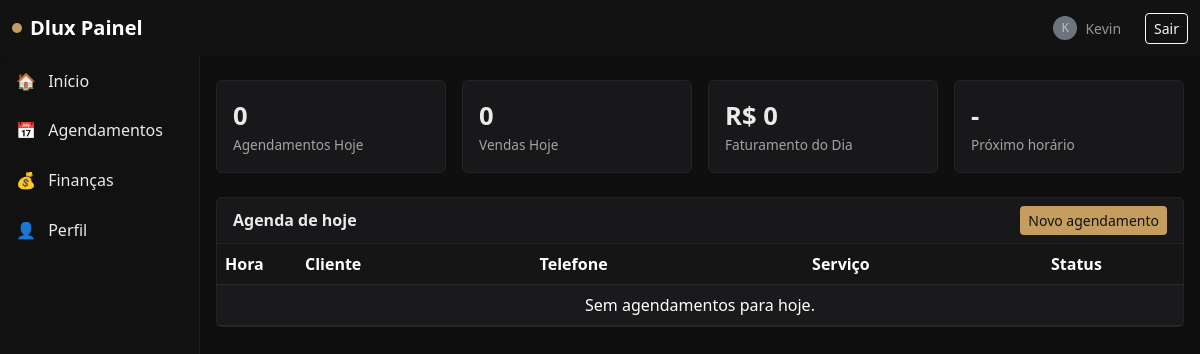
/painel/barbeiro/ (signed in), run on an earlier commit of the app's database.
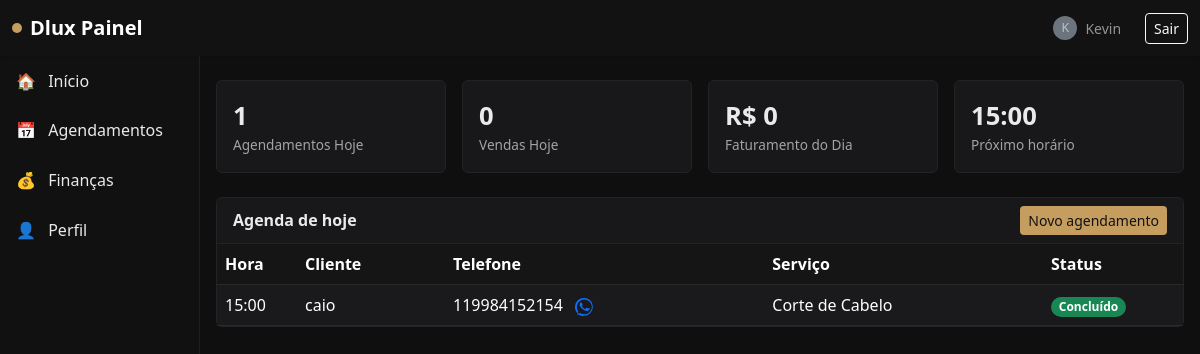
And on a later commit of the database.
### appointments/models.py (models this page shows, shortened)
class Appointment(models.Model):
    STATUS_SCHEDULED = 'scheduled'
    STATUS_DONE = 'done'
    STATUS_CANCELLED = 'cancelled'
    STATUS_CHOICES = [
        (STATUS_SCHEDULED, 'Agendado'),
        (STATUS_DONE, 'Finalizado'),
        (STATUS_CANCELLED, 'Cancelado'),
    ]
    barber = models.ForeignKey(User, on_delete=models.CASCADE, limit_choices_to={'role': User.BARBER}, related_name='appointments')
    client_name = models.CharField(max_length=120)
    client_phone = models.CharField(max_length=32)
    service = models.ForeignKey(Service, on_delete=models.PROTECT)
    start_datetime = models.DateTimeField()
    end_datetime = models.DateTimeField()
    status = models.CharField(max_length=12, choices=STATUS_CHOICES, default=STATUS_SCHEDULED)
    notes = models.TextField(blank=True)
    created_at = models.DateTimeField(auto_now_add=True)
    class Meta:
        indexes = [
            models.Index(fields=['barber', 'start_datetime']),
            models.Index(fields=['status']),
        ]

### services/models.py (models this page shows, shortened)
class Service(models.Model):
    title = models.CharField(max_length=120)
    price = models.DecimalField(max_digits=8, decimal_places=2)
    duration_minutes = models.PositiveIntegerField(default=30)
    active = models.BooleanField(default=True)

### users/views.py (the view)
# urls.py: path('painel/barbeiro/', dashboard_barber, name='dashboard_barber'),
@login_required
def dashboard_barber(request: HttpRequest):
    user: User = request.user  # type: ignore
    now = timezone.localtime()
    Appointment.objects.filter(status='scheduled', end_datetime__lte=now).update(status='done')
    today_start = now.replace(hour=0, minute=0, second=0, microsecond=0)
    today_end = today_start + timezone.timedelta(days=1)
    appts_today = Appointment.objects.filter(
        barber=user,
        start_datetime__gte=today_start,
        start_datetime__lt=today_end,
    ).order_by('start_datetime')
    sales_today = Sale.objects.filter(
        barber=user,
        created_at__gte=today_start,
        created_at__lt=today_end,
        status='paid'
    )
    kpis = {
        'appointments_count': appts_today.count(),
        'sales_count': sales_today.count(),
        'sales_total': sales_today.aggregate(total=Sum('amount'))['total'] or 0,
        'next_appointment': appts_today.first(),
    }
    return render(request, 'dashboard_barber.html', {
        'kpis': kpis,
        'appointments_today': appts_today,
    })

### templates/dashboard_barber.html (shortened to what this page needs)
{% extends 'base.html' %}
{% block content %}
<div class="row g-3 mb-4">
  <div class="col-sm-6 col-lg-3">
    <div class="card card-panel">
      <div class="card-body">
        <div class="kpi">{{ kpis.appointments_count }}</div>
        <div class="kpi-label">Agendamentos Hoje</div>
      </div>
    </div>
  </div>
  <div class="col-sm-6 col-lg-3">
    <div class="card card-panel">
      <div class="card-body">
        <div class="kpi">{{ kpis.sales_count }}</div>
        <div class="kpi-label">Vendas Hoje</div>
      </div>
    </div>
  </div>
  <div class="col-sm-6 col-lg-3">
    <div class="card card-panel">
      <div class="card-body">
        <div class="kpi">R$ {{ kpis.sales_total }}</div>
        <div class="kpi-label">Faturamento do Dia</div>
      </div>
    </div>
  </div>
  <div class="col-sm-6 col-lg-3">
    <div class="card card-panel">
      <div class="card-body">
        <div class="kpi">{% if kpis.next_appointment %}{{ kpis.next_appointment.start_datetime|date:'H:i' }}{% else %}-{% endif %}</div>
        <div class="kpi-label">Próximo horário</div>
      </div>
    </div>
  </div>
</div>
  <div class="card card-panel mb-4">
    <div class="card-header d-flex justify-content-between align-items-center">
      <span class="fw-semibold">Agenda de hoje</span>
      <div>
      <a href="#" class="btn btn-sm btn-accent" data-bs-toggle="modal" data-bs-target="#quickScheduleModal">Novo agendamento</a>
      </div>
    </div>
  <div class="card-body p-0">
    <table class="table table-dark table-striped mb-0">
      <thead>
        <tr>
          <th style="width: 80px;">Hora</th>
          <th>Cliente</th>
          <th>Telefone</th>
          <th>Serviço</th>
          <th style="width: 140px;">Status</th>
        </tr>
      </thead>
      <tbody>
        {% for a in appointments_today %}
        <tr>
          <td>{{ a.start_datetime|date:'H:i' }}</td>
          <td>{{ a.client_name }}</td>
          <td>
            {{ a.client_phone }}
            {% if a.client_phone %}
              <a href="https://wa.me/{{ a.client_phone }}" target="_blank" class="ms-2" title="WhatsApp">
              </a>
            {% endif %}
          </td>
          <td>{{ a.service.title }}</td>
          <td>
            {% if a.status == 'scheduled' %}
              <span class="badge rounded-pill text-bg-secondary">Agendado</span>
            {% elif a.status == 'done' %}
              <span class="badge rounded-pill bg-success">Concluído</span>
            {% elif a.status == 'cancelled' %}
              <span class="badge rounded-pill bg-danger">Cancelado</span>
            {% else %}
              <span class="badge rounded-pill badge-accent">{{ a.status }}</span>
            {% endif %}
          </td>
        </tr>
        {% empty %}
        <tr>
          <td colspan="5" class="text-center muted">Sem agendamentos para hoje.</td>
        </tr>
        {% endfor %}
      </tbody>
    </table>
  </div>
</div>
{% endblock %}

What changed in the data, as far as the page shows it:
added Appointment: next_appointment.start_datetime "15:00", start_datetime "15:00", client_name "caio", client_phone "119984152154", service "Corte de Cabelo", status "Concluído"
Also different on the page:
{{ kpis.appointments_count }}: "0" → "1"
text no longer shown: "- Sem agendamentos para hoje."
